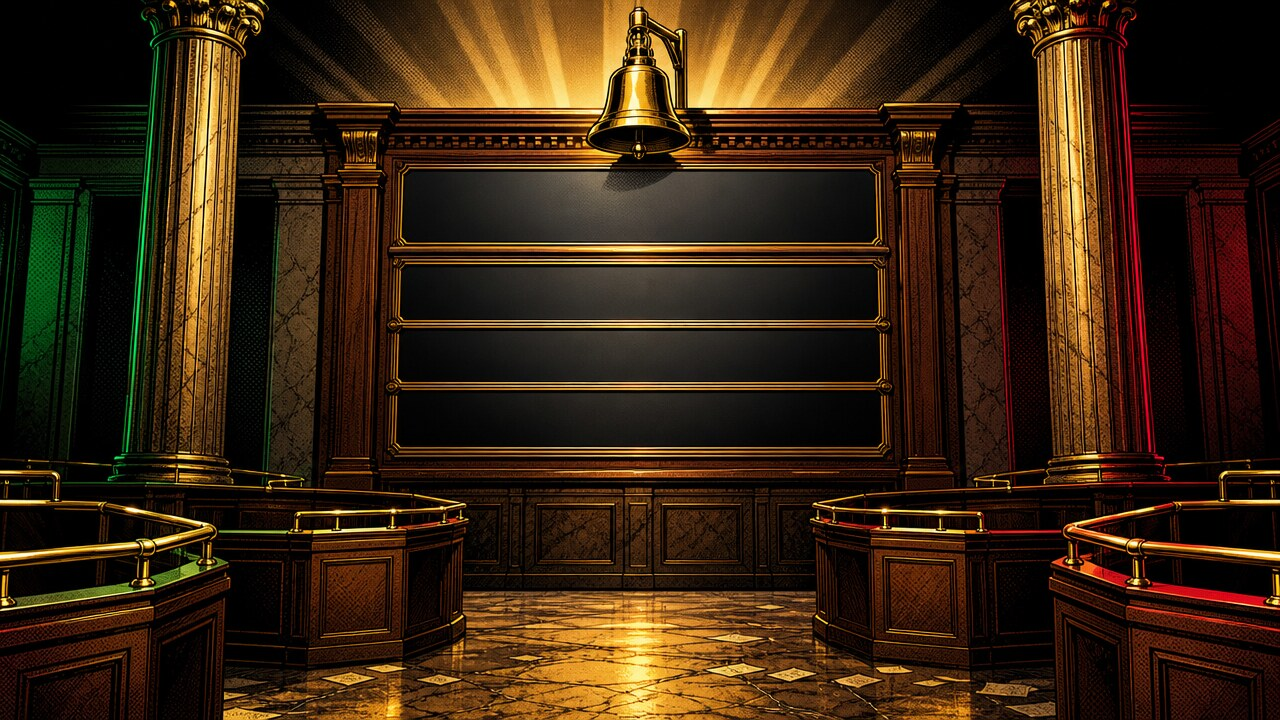
#> input picture ez/tools/concepts/worlds/comic/story/h/exch/img/o-hero-w.jpg, 1280 x 720 px
$ python quads.py img/o-hero-w.jpg 5 5 5
#> lines starting #> are read from the running program, lines starting #| are printed output that depends on the picture; after the words box and inside, x2 and y2 are one past the last pixel; in counts of white or black regions, pixels touching at a corner belong together
# /usr/bin/python3 quads.py img/<name>.jpg [thr] [minarea] [maxarea] : finds the blank dark glass windows / slate panels (dark connected regions)
# and prints their four corners (TL,TR,BR,BL) in image px; writes a check image with the quads drawn.
import sys,json,numpy as np
from PIL import Image,ImageDraw
f=sys.argv[1];thr=int(sys.argv[2]) if len(sys.argv)>2 else 32;amin=int(sys.argv[3]) if len(sys.argv)>3 else 1500;amax=int(sys.argv[4]) if len(sys.argv)>4 else 400000
im=Image.open(f).convert('RGB');a=np.asarray(im).astype(int);L=(a[...,0]*.3+a[...,1]*.59+a[...,2]*.11)
#> further down, im is the input picture: PIL image 1280x720 RGB; mean R, G, B 56.7, 36.4, 17.2
#> after `L = a[..., 0] * 0.3 + a[..., 1] * 0.59 + a[..., 2] * 0.11`:
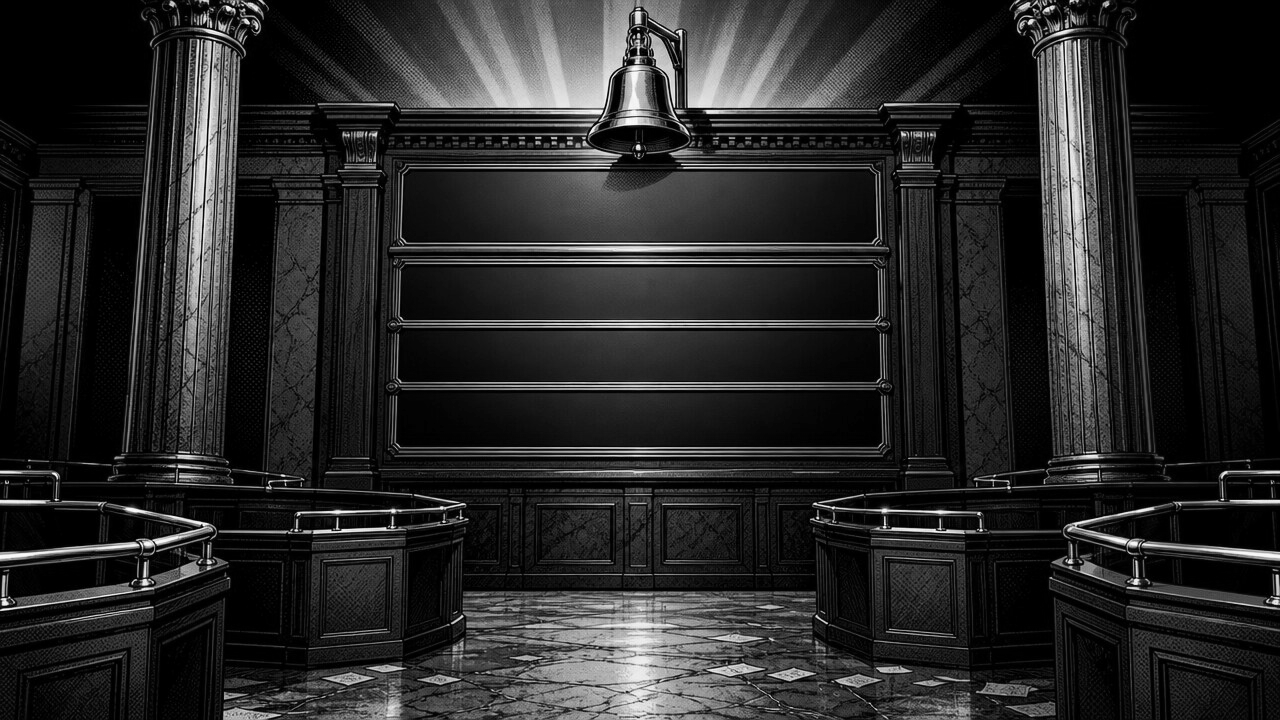
#> L: shape (720, 1280) float64; min 0, max 254.2, mean 40.4
H,W=L.shape;m=L<thr
#> after `H, W = L.shape`: H = 720; W = 1280
#> after `m = L < thr`:
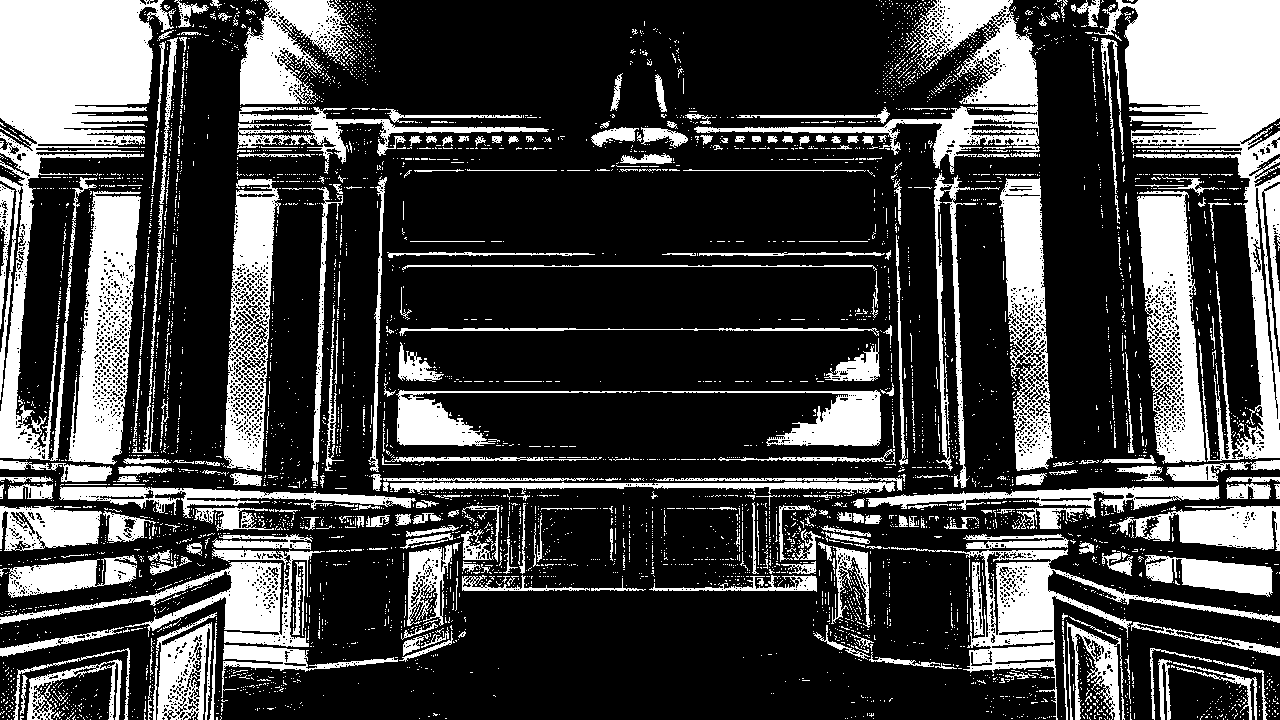
#> m: shape (720, 1280) bool; 26.7% white; 4974 white regions (4620 under 20 px), largest, box (x1, y1, x2, y2) and area: (1094, 0, 1280, 462) 29597, (0, 0, 176, 461) 28392, (694, 0, 1040, 174) 11573
# exclude the void: regions touching the border
lab=np.zeros((H,W),int);n=0;out=[]
for y in range(0,H,2):
  for x in range(0,W,2):
    if m[y,x] and not lab[y,x]:
      n+=1;st=[(y,x)];lab[y,x]=n;px=[];edge=False
      while st:
        cy,cx=st.pop();px.append((cx,cy))
        if cy in(0,H-1) or cx in(0,W-1):edge=True
        for dy,dx in((1,0),(-1,0),(0,1),(0,-1)):
          ny,nx=cy+dy,cx+dx
          if 0<=ny<H and 0<=nx<W and m[ny,nx] and not lab[ny,nx]:lab[ny,nx]=n;st.append((ny,nx))
      if not edge and amin<=len(px)<=amax:
        P=np.array(px);s=P[:,0]+P[:,1];d=P[:,0]-P[:,1]
        q=[P[s.argmin()],P[d.argmax()],P[s.argmax()],P[d.argmin()]]
        out.append({'area':len(px),'q':[[int(p[0]),int(p[1])] for p in q]})
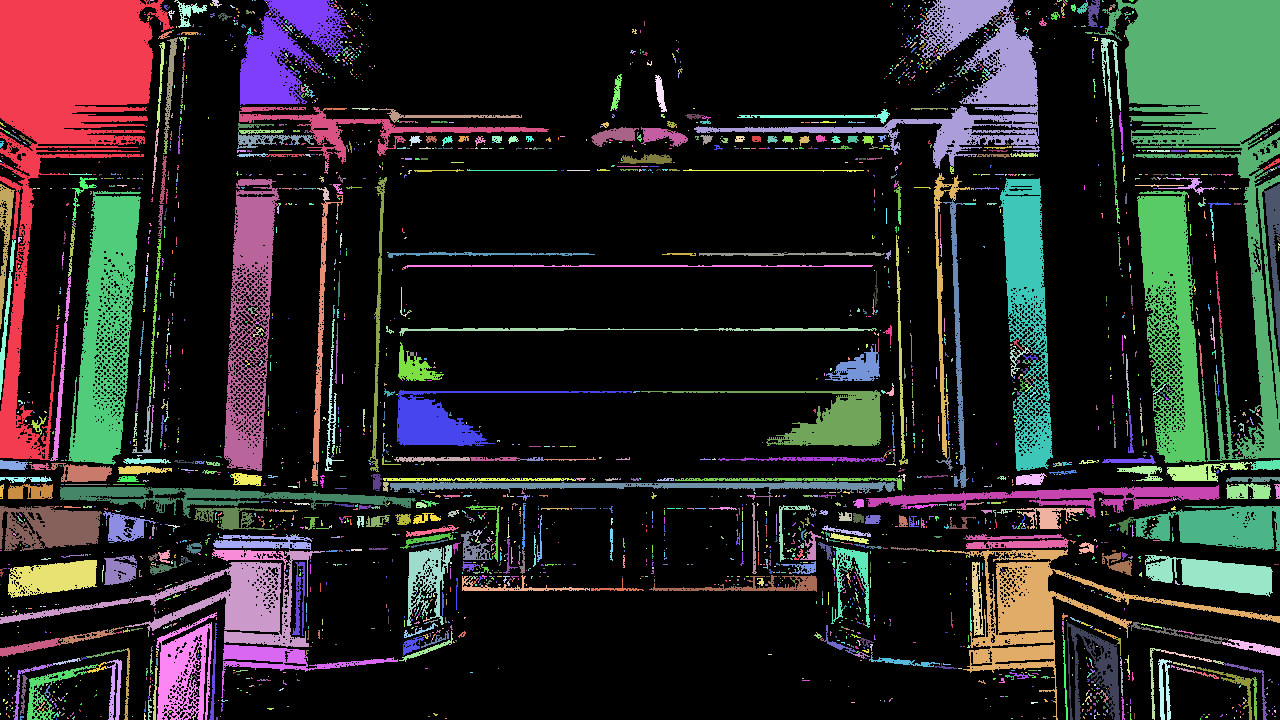
#> lab: shape (720, 1280) int64; 2909 distinct labels, from 0 to 2908; one colour per label, 0 black
#> after the loop, n = 2908
out.sort(key=lambda o:(o['q'][0][1]//40,o['q'][0][0]))
d=ImageDraw.Draw(im)
for i,o in enumerate(out):
  d.polygon([tuple(p) for p in o['q']],outline=(255,0,255),width=3);d.text(tuple(o['q'][0]),str(i),fill=(255,0,255))
im.save(sys.argv[1].replace('img/','/tmp/claude-0/-home-user-Tokengame/d028b871-3240-5f29-aec9-7cf9be3eabbd/scratchpad/q/').replace('.jpg','.png'))
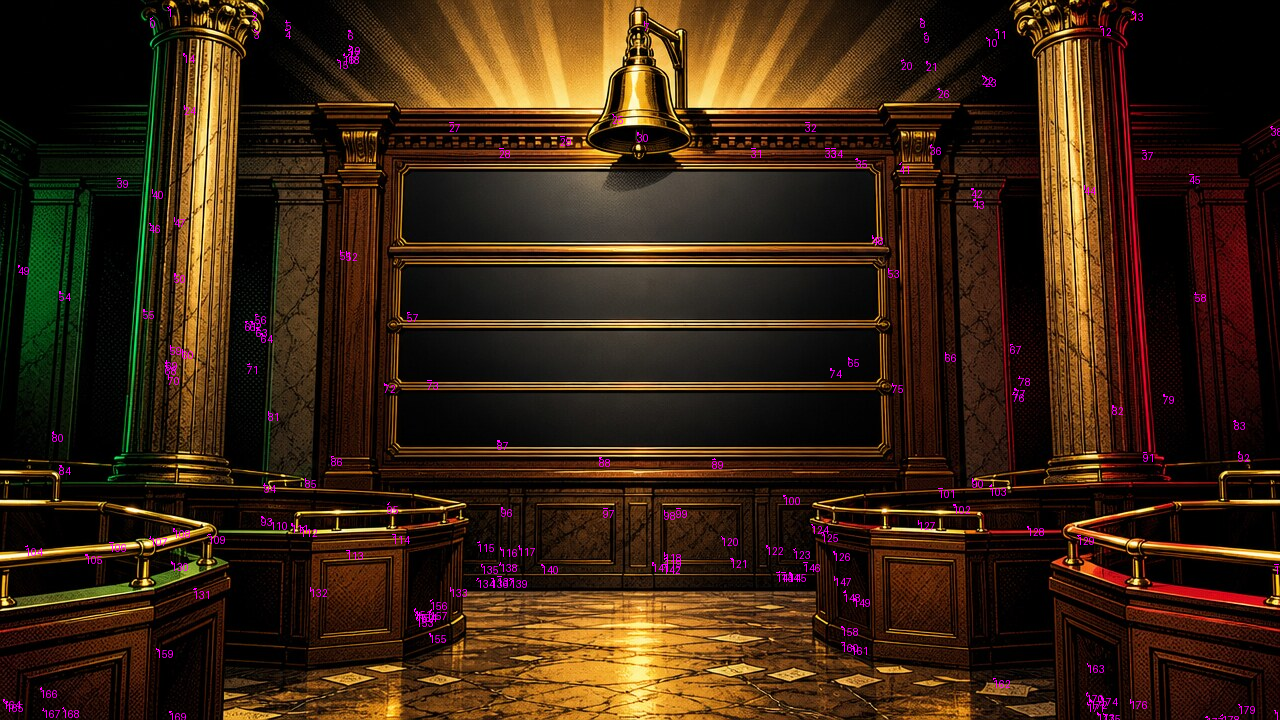
#> saved as o-hero-w.png: PIL image 1280x720 RGB; mean R, G, B 58.2, 36.2, 18.9
print(json.dumps(out))
#> (printed output is left out)
